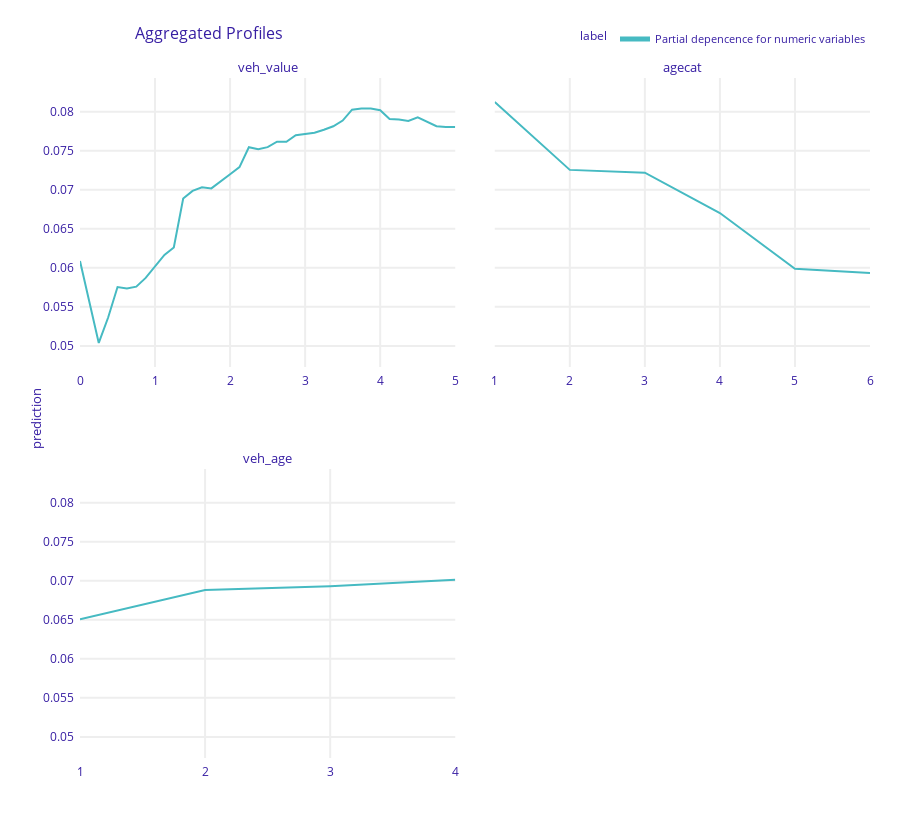
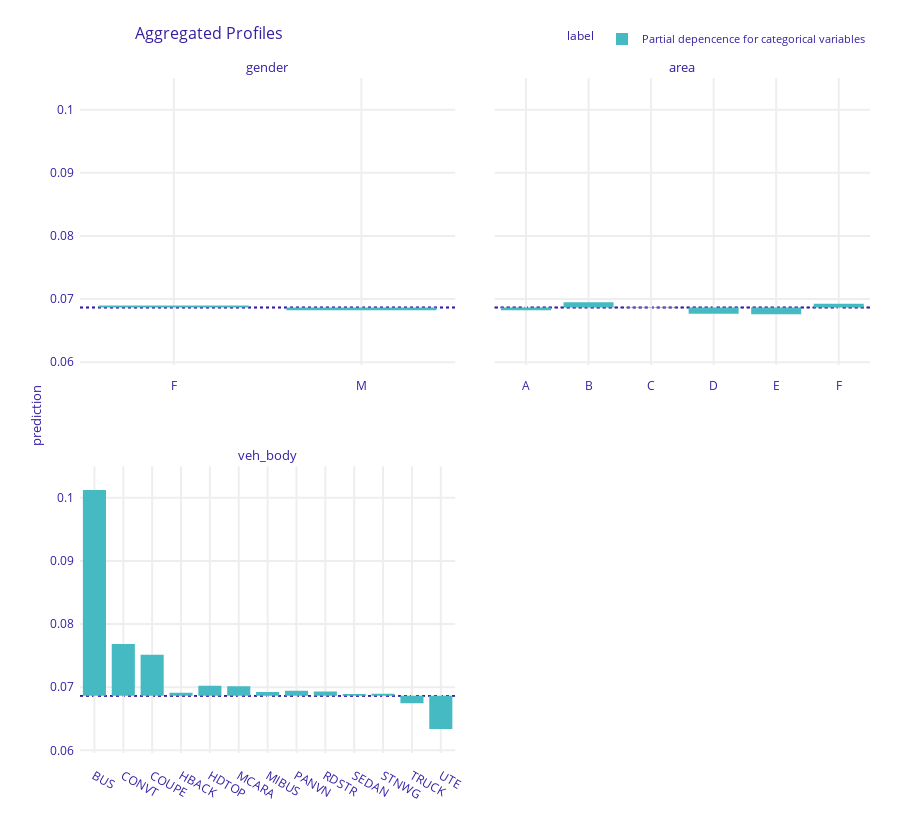

The code cell stored with these charts, in order, in its notebook:
### Code cell
# Partial dependence plots
# Note: As soon as sklearn.inspect.PartialDependenceDisplay
# allows for passing a character grid, it is an option as well.
import dalex as dx

# Define explainer
exp = dx.Explainer(
    search, 
    data=df_train, 
    predict_function=lambda m, X: m.predict_proba(X)[:, 1],
    verbose=False
)

# Plots
num_eval_at = {
    "veh_value": np.linspace(0, 5, 41),
    "agecat": sorted(car["agecat"].unique()),
    "veh_age": sorted(car["veh_age"].unique())
}
pdp_num = exp.model_profile(
    variable_splits=num_eval_at,
    label="Partial depencence for numeric variables",
    verbose=False
)
pdp_num.plot()

pdp_cat = exp.model_profile(
    variable_type="categorical",
    variable_splits=dict(zip(ord_vars, ord_levels)),
    label="Partial depencence for categorical variables",
    verbose=False
)
pdp_cat.plot()

### Figure 1 — Plotly figure (JSON) as saved in the notebook; plotly's stock layout.template omitted (floating-point values rounded to 4 significant figures)
{"data": [{"customdata": [[0.0686, "Partial depencence for numeric variables", "veh_value"], [0.0686, "Partial depencence for numeric variables", "veh_value"], [0.0686, "Partial depencence for numeric variables", "veh_value"], [0.0686, "Partial depencence for numeric variables", "veh_value"], [0.0686, "Partial depencence for numeric variables", "veh_value"], [0.0686, "Partial depencence for numeric variables", "veh_value"], [0.0686, "Partial depencence for numeric variables", "veh_value"], [0.0686, "Partial depencence for numeric variables", "veh_value"], [0.0686, "Partial depencence for numeric variables", "veh_value"], [0.0686, "Partial depencence for numeric variables", "veh_value"], [0.0686, "Partial depencence for numeric variables", "veh_value"], [0.0686, "Partial depencence for numeric variables", "veh_value"], [0.0686, "Partial depencence for numeric variables", "veh_value"], [0.0686, "Partial depencence for numeric variables", "veh_value"], [0.0686, "Partial depencence for numeric variables", "veh_value"], [0.0686, "Partial depencence for numeric variables", "veh_value"], [0.0686, "Partial depencence for numeric variables", "veh_value"], [0.0686, "Partial depencence for numeric variables", "veh_value"], [0.0686, "Partial depencence for numeric variables", "veh_value"], [0.0686, "Partial depencence for numeric variables", "veh_value"], [0.0686, "Partial depencence for numeric variables", "veh_value"], [0.0686, "Partial depencence for numeric variables", "veh_value"], [0.0686, "Partial depencence for numeric variables", "veh_value"], [0.0686, "Partial depencence for numeric variables", "veh_value"], [0.0686, "Partial depencence for numeric variables", "veh_value"], [0.0686, "Partial depencence for numeric variables", "veh_value"], [0.0686, "Partial depencence for numeric variables", "veh_value"], [0.0686, "Partial depencence for numeric variables", "veh_value"], [0.0686, "Partial depencence for numeric variables", "veh_value"], [0.0686, "Partial depencence for numeric variables", "veh_value"], [0.0686, "Partial depencence for numeric variables", "veh_value"], [0.0686, "Partial depencence for numeric variables", "veh_value"], [0.0686, "Partial depencence for numeric variables", "veh_value"], [0.0686, "Partial depencence for numeric variables", "veh_value"], [0.0686, "Partial depencence for numeric variables", "veh_value"], [0.0686, "Partial depencence for numeric variables", "veh_value"], [0.0686, "Partial depencence for numeric variables", "veh_value"], [0.0686, "Partial depencence for numeric variables", "veh_value"], [0.0686, "Partial depencence for numeric variables", "veh_value"], [0.0686, "Partial depencence for numeric variables", "veh_value"], [0.0686, "Partial depencence for numeric variables", "veh_value"]], "hovertemplate": "<b>%{hovertext}</b><br><br>prediction=%{y:.3f}<br>mean_prediction=%{customdata[0]:.3f}<extra></extra>", "hovertext": ["Partial depencence for numeric variables", "Partial depencence for numeric variables", "Partial depencence for numeric variables", "Partial depencence for numeric variables", "Partial depencence for numeric variables", "Partial depencence for numeric variables", "Partial depencence for numeric variables", "Partial depencence for numeric variables", "Partial depencence for numeric variables", "Partial depencence for numeric variables", "Partial depencence for numeric variables", "Partial depencence for numeric variables", "Partial depencence for numeric variables", "Partial depencence for numeric variables", "Partial depencence for numeric variables", "Partial depencence for numeric variables", "Partial depencence for numeric variables", "Partial depencence for numeric variables", "Partial depencence for numeric variables", "Partial depencence for numeric variables", "Partial depencence for numeric variables", "Partial depencence for numeric variables", "Partial depencence for numeric variables", "Partial depencence for numeric variables", "Partial depencence for numeric variables", "Partial depencence for numeric variables", "Partial depencence for numeric variables", "Partial depencence for numeric variables", "Partial depencence for numeric variables", "Partial depencence for numeric variables", "Partial depencence for numeric variables", "Partial depencence for numeric variables", "Partial depencence for numeric variables", "Partial depencence for numeric variables", "Partial depencence for numeric variables", "Partial depencence for numeric variables", "Partial depencence for numeric variables", "Partial depencence for numeric variables", "Partial depencence for numeric variables", "Partial depencence for numeric variables", "Partial depencence for numeric variables"], "legendgroup": "Partial depencence for numeric variables", "line": {"color": "#46bac2", "dash": "solid", "width": 2}, "marker": {"symbol": "circle"}, "mode": "lines", "name": "Partial depencence for numeric variables", "opacity": 1, "orientation": "v", "showlegend": true, "type": "scatter", "x": [0, 0.125, 0.25, 0.375, 0.5, 0.625, 0.75, 0.875, 1, 1.125, 1.25, 1.375, 1.5, 1.625, 1.75, 1.875, 2, 2.125, 2.25, 2.375, 2.5, 2.625, 2.75, 2.875, 3, 3.125, 3.25, 3.375, 3.5, 3.625, 3.75, 3.875, 4, 4.125, 4.25, 4.375, 4.5, 4.625, 4.75, 4.875, 5], "xaxis": "x3", "y": [0.06089, 0.05578, 0.05038, 0.05364, 0.05754, 0.05737, 0.0576, 0.05871, 0.06022, 0.06165, 0.06261, 0.06889, 0.06986, 0.07033, 0.07018, 0.07104, 0.072, 0.07291, 0.07546, 0.0752, 0.07547, 0.07616, 0.07616, 0.07701, 0.07716, 0.07733, 0.07771, 0.07814, 0.07888, 0.08027, 0.08043, 0.08042, 0.08019, 0.07907, 0.07902, 0.07882, 0.07928, 0.07875, 0.07816, 0.07806, 0.07804], "yaxis": "y3"}, {"customdata": [[0.0686, "Partial depencence for numeric variables", "agecat"], [0.0686, "Partial depencence for numeric variables", "agecat"], [0.0686, "Partial depencence for numeric variables", "agecat"], [0.0686, "Partial depencence for numeric variables", "agecat"], [0.0686, "Partial depencence for numeric variables", "agecat"], [0.0686, "Partial depencence for numeric variables", "agecat"]], "hovertemplate": "<b>%{hovertext}</b><br><br>prediction=%{y:.3f}<br>mean_prediction=%{customdata[0]:.3f}<extra></extra>", "hovertext": ["Partial depencence for numeric variables", "Partial depencence for numeric variables", "Partial depencence for numeric variables", "Partial depencence for numeric variables", "Partial depencence for numeric variables", "Partial depencence for numeric variables"], "legendgroup": "Partial depencence for numeric variables", "line": {"color": "#46bac2", "dash": "solid", "width": 2}, "marker": {"symbol": "circle"}, "mode": "lines", "name": "Partial depencence for numeric variables", "opacity": 1, "orientation": "v", "showlegend": false, "type": "scatter", "x": [1, 2, 3, 4, 5, 6], "xaxis": "x4", "y": [0.08124, 0.07256, 0.07219, 0.06702, 0.05988, 0.05935], "yaxis": "y4"}, {"customdata": [[0.0686, "Partial depencence for numeric variables", "veh_age"], [0.0686, "Partial depencence for numeric variables", "veh_age"], [0.0686, "Partial depencence for numeric variables", "veh_age"], [0.0686, "Partial depencence for numeric variables", "veh_age"]], "hovertemplate": "<b>%{hovertext}</b><br><br>prediction=%{y:.3f}<br>mean_prediction=%{customdata[0]:.3f}<extra></extra>", "hovertext": ["Partial depencence for numeric variables", "Partial depencence for numeric variables", "Partial depencence for numeric variables", "Partial depencence for numeric variables"], "legendgroup": "Partial depencence for numeric variables", "line": {"color": "#46bac2", "dash": "solid", "width": 2}, "marker": {"symbol": "circle"}, "mode": "lines", "name": "Partial depencence for numeric variables", "opacity": 1, "orientation": "v", "showlegend": false, "type": "scatter", "x": [1, 2, 3, 4], "xaxis": "x", "y": [0.06509, 0.06881, 0.0693, 0.07014], "yaxis": "y"}], "layout": {"annotations": [{"font": {"size": 13}, "showarrow": false, "text": "veh_age", "x": 0.2375, "xanchor": "center", "xref": "paper", "y": 0.425, "yanchor": "bottom", "yref": "paper"}, {"font": {"size": 13}, "showarrow": false, "text": "veh_value", "x": 0.2375, "xanchor": "center", "xref": "paper", "y": 1, "yanchor": "bottom", "yref": "paper"}, {"font": {"size": 13}, "showarrow": false, "text": "agecat", "x": 0.7625, "xanchor": "center", "xref": "paper", "y": 1, "yanchor": "bottom", "yref": "paper"}, {"font": {"size": 13}, "showarrow": false, "text": "prediction", "textangle": -90, "x": -0.07, "xref": "paper", "y": 0.5, "yref": "paper"}], "font": {"color": "#371ea3"}, "height": 829, "hovermode": "x unified", "legend": {"font": {"size": 11}, "itemsizing": "constant", "orientation": "h", "title": {"font": {"size": 12}, "text": "label"}, "tracegroupgap": 0, "x": 1, "xanchor": "right", "y": 1.036, "yanchor": "bottom"}, "margin": {"b": 71, "r": 30, "t": 78}, "title": {"font": {"size": 16}, "text": "Aggregated Profiles", "x": 0.15}, "xaxis": {"anchor": "y", "automargin": true, "domain": [0, 0.475], "fixedrange": true, "gridwidth": 2, "showticklabels": true, "tickcolor": "white", "ticklen": 3, "ticks": "outside", "title": {"text": ""}, "type": "linear", "zeroline": false}, "xaxis2": {"anchor": "y2", "automargin": true, "domain": [0.525, 1], "fixedrange": true, "gridwidth": 2, "showticklabels": true, "tickcolor": "white", "ticklen": 3, "ticks": "outside", "title": {"text": ""}, "type": "linear", "zeroline": false}, "xaxis3": {"anchor": "y3", "automargin": true, "domain": [0, 0.475], "fixedrange": true, "gridwidth": 2, "showticklabels": true, "tickcolor": "white", "ticklen": 3, "ticks": "outside", "title": {"text": ""}, "type": "linear", "zeroline": false}, "xaxis4": {"anchor": "y4", "automargin": true, "domain": [0.525, 1], "fixedrange": true, "gridwidth": 2, "showticklabels": true, "tickcolor": "white", "ticklen": 3, "ticks": "outside", "title": {"text": ""}, "type": "linear", "zeroline": false}, "yaxis": {"anchor": "x", "automargin": true, "domain": [0, 0.425], "fixedrange": true, "gridwidth": 2, "range": [0.04729, 0.08433], "tickcolor": "white", "ticklen": 3, "ticks": "outside", "title": {"text": ""}, "type": "linear", "zeroline": false}, "yaxis2": {"anchor": "x2", "automargin": true, "domain": [0, 0.425], "fixedrange": true, "gridwidth": 2, "matches": "y", "range": [0.04729, 0.08433], "showticklabels": false, "tickcolor": "white", "ticklen": 3, "ticks": "outside", "title": {"text": ""}, "type": "linear", "zeroline": false}, "yaxis3": {"anchor": "x3", "automargin": true, "domain": [0.575, 1], "fixedrange": true, "gridwidth": 2, "matches": "y", "range": [0.04729, 0.08433], "tickcolor": "white", "ticklen": 3, "ticks": "outside", "title": {"text": ""}, "type": "linear", "zeroline": false}, "yaxis4": {"anchor": "x4", "automargin": true, "domain": [0.575, 1], "fixedrange": true, "gridwidth": 2, "matches": "y", "range": [0.04729, 0.08433], "showticklabels": false, "tickcolor": "white", "ticklen": 3, "ticks": "outside", "title": {"text": ""}, "type": "linear", "zeroline": false}}}

### Figure 2 — Plotly figure (JSON) as saved in the notebook; plotly's stock layout.template omitted (floating-point values rounded to 4 significant figures)
{"data": [{"alignmentgroup": "True", "base": [0.06865, 0.06865], "customdata": [[0.06898, "Partial depencence for categorical variables", "gender"], [0.06823, "Partial depencence for categorical variables", "gender"]], "hovertemplate": "<b>%{hovertext}</b><br><br>mean_prediction=%{base:.3f}<br>prediction=%{customdata[0]:.3f}<extra></extra>", "hovertext": ["Partial depencence for categorical variables", "Partial depencence for categorical variables"], "legendgroup": "Partial depencence for categorical variables", "marker": {"color": "#46bac2", "pattern": {"shape": ""}}, "name": "Partial depencence for categorical variables", "offsetgroup": "Partial depencence for categorical variables", "orientation": "v", "showlegend": true, "textposition": "auto", "type": "bar", "x": ["F", "M"], "xaxis": "x3", "y": [0.0003319, -0.0004224], "yaxis": "y3"}, {"alignmentgroup": "True", "base": [0.06865, 0.06865, 0.06865, 0.06865, 0.06865, 0.06865], "customdata": [[0.06825, "Partial depencence for categorical variables", "area"], [0.06951, "Partial depencence for categorical variables", "area"], [0.06875, "Partial depencence for categorical variables", "area"], [0.06767, "Partial depencence for categorical variables", "area"], [0.06758, "Partial depencence for categorical variables", "area"], [0.06926, "Partial depencence for categorical variables", "area"]], "hovertemplate": "<b>%{hovertext}</b><br><br>mean_prediction=%{base:.3f}<br>prediction=%{customdata[0]:.3f}<extra></extra>", "hovertext": ["Partial depencence for categorical variables", "Partial depencence for categorical variables", "Partial depencence for categorical variables", "Partial depencence for categorical variables", "Partial depencence for categorical variables", "Partial depencence for categorical variables"], "legendgroup": "Partial depencence for categorical variables", "marker": {"color": "#46bac2", "pattern": {"shape": ""}}, "name": "Partial depencence for categorical variables", "offsetgroup": "Partial depencence for categorical variables", "orientation": "v", "showlegend": false, "textposition": "auto", "type": "bar", "x": ["A", "B", "C", "D", "E", "F"], "xaxis": "x4", "y": [-0.0004047, 0.0008535, 0.0001, -0.0009846, -0.00107, 0.0006057], "yaxis": "y4"}, {"alignmentgroup": "True", "base": [0.06865, 0.06865, 0.06865, 0.06865, 0.06865, 0.06865, 0.06865, 0.06865, 0.06865, 0.06865, 0.06865, 0.06865, 0.06865], "customdata": [[0.1012, "Partial depencence for categorical variables", "veh_body"], [0.07683, "Partial depencence for categorical variables", "veh_body"], [0.07514, "Partial depencence for categorical variables", "veh_body"], [0.06911, "Partial depencence for categorical variables", "veh_body"], [0.07021, "Partial depencence for categorical variables", "veh_body"], [0.07014, "Partial depencence for categorical variables", "veh_body"], [0.06924, "Partial depencence for categorical variables", "veh_body"], [0.06944, "Partial depencence for categorical variables", "veh_body"], [0.06934, "Partial depencence for categorical variables", "veh_body"], [0.06893, "Partial depencence for categorical variables", "veh_body"], [0.06896, "Partial depencence for categorical variables", "veh_body"], [0.06746, "Partial depencence for categorical variables", "veh_body"], [0.06336, "Partial depencence for categorical variables", "veh_body"]], "hovertemplate": "<b>%{hovertext}</b><br><br>mean_prediction=%{base:.3f}<br>prediction=%{customdata[0]:.3f}<extra></extra>", "hovertext": ["Partial depencence for categorical variables", "Partial depencence for categorical variables", "Partial depencence for categorical variables", "Partial depencence for categorical variables", "Partial depencence for categorical variables", "Partial depencence for categorical variables", "Partial depencence for categorical variables", "Partial depencence for categorical variables", "Partial depencence for categorical variables", "Partial depencence for categorical variables", "Partial depencence for categorical variables", "Partial depencence for categorical variables", "Partial depencence for categorical variables"], "legendgroup": "Partial depencence for categorical variables", "marker": {"color": "#46bac2", "pattern": {"shape": ""}}, "name": "Partial depencence for categorical variables", "offsetgroup": "Partial depencence for categorical variables", "orientation": "v", "showlegend": false, "textposition": "auto", "type": "bar", "x": ["BUS", "CONVT", "COUPE", "HBACK", "HDTOP", "MCARA", "MIBUS", "PANVN", "RDSTR", "SEDAN", "STNWG", "TRUCK", "UTE"], "xaxis": "x", "y": [0.03258, 0.008181, 0.006484, 0.0004574, 0.001562, 0.001484, 0.0005918, 0.0007922, 0.0006835, 0.0002785, 0.0003073, -0.001196, -0.005287], "yaxis": "y"}], "layout": {"annotations": [{"font": {"size": 13}, "showarrow": false, "text": "veh_body", "x": 0.2375, "xanchor": "center", "xref": "paper", "y": 0.425, "yanchor": "bottom", "yref": "paper"}, {"font": {"size": 13}, "showarrow": false, "text": "gender", "x": 0.2375, "xanchor": "center", "xref": "paper", "y": 1, "yanchor": "bottom", "yref": "paper"}, {"font": {"size": 13}, "showarrow": false, "text": "area", "x": 0.7625, "xanchor": "center", "xref": "paper", "y": 1, "yanchor": "bottom", "yref": "paper"}, {"font": {"size": 13}, "showarrow": false, "text": "prediction", "textangle": -90, "x": -0.07, "xref": "paper", "y": 0.5, "yref": "paper"}], "barmode": "group", "font": {"color": "#371ea3"}, "height": 829, "hovermode": "x unified", "legend": {"font": {"size": 11}, "itemsizing": "constant", "orientation": "h", "title": {"font": {"size": 12}, "text": "label"}, "tracegroupgap": 0, "x": 1, "xanchor": "right", "y": 1.036, "yanchor": "bottom"}, "margin": {"b": 71, "r": 30, "t": 78}, "shapes": [{"layer": "below", "line": {"color": "#371ea3", "dash": "dot", "width": 1.5}, "type": "line", "x0": 0, "x1": 1, "xref": "x domain", "y0": 0.06865, "y1": 0.06865, "yref": "y"}, {"layer": "below", "line": {"color": "#371ea3", "dash": "dot", "width": 1.5}, "type": "line", "x0": 0, "x1": 1, "xref": "x3 domain", "y0": 0.06865, "y1": 0.06865, "yref": "y3"}, {"layer": "below", "line": {"color": "#371ea3", "dash": "dot", "width": 1.5}, "type": "line", "x0": 0, "x1": 1, "xref": "x4 domain", "y0": 0.06865, "y1": 0.06865, "yref": "y4"}, {"layer": "below", "line": {"color": "#371ea3", "dash": "dot", "width": 1.5}, "type": "line", "x0": 0, "x1": 1, "xref": "x domain", "y0": 0.06865, "y1": 0.06865, "yref": "y"}, {"layer": "below", "line": {"color": "#371ea3", "dash": "dot", "width": 1.5}, "type": "line", "x0": 0, "x1": 1, "xref": "x3 domain", "y0": 0.06865, "y1": 0.06865, "yref": "y3"}, {"layer": "below", "line": {"color": "#371ea3", "dash": "dot", "width": 1.5}, "type": "line", "x0": 0, "x1": 1, "xref": "x4 domain", "y0": 0.06865, "y1": 0.06865, "yref": "y4"}, {"layer": "below", "line": {"color": "#371ea3", "dash": "dot", "width": 1.5}, "type": "line", "x0": 0, "x1": 1, "xref": "x domain", "y0": 0.06865, "y1": 0.06865, "yref": "y"}, {"layer": "below", "line": {"color": "#371ea3", "dash": "dot", "width": 1.5}, "type": "line", "x0": 0, "x1": 1, "xref": "x3 domain", "y0": 0.06865, "y1": 0.06865, "yref": "y3"}, {"layer": "below", "line": {"color": "#371ea3", "dash": "dot", "width": 1.5}, "type": "line", "x0": 0, "x1": 1, "xref": "x4 domain", "y0": 0.06865, "y1": 0.06865, "yref": "y4"}], "title": {"font": {"size": 16}, "text": "Aggregated Profiles", "x": 0.15}, "xaxis": {"anchor": "y", "automargin": true, "domain": [0, 0.475], "fixedrange": true, "gridwidth": 2, "showticklabels": true, "tickcolor": "white", "ticklen": 10, "ticks": "outside", "title": {"text": ""}, "type": "category"}, "xaxis2": {"anchor": "y2", "automargin": true, "domain": [0.525, 1], "fixedrange": true, "gridwidth": 2, "showticklabels": true, "tickcolor": "white", "ticklen": 10, "ticks": "outside", "title": {"text": ""}, "type": "category"}, "xaxis3": {"anchor": "y3", "automargin": true, "domain": [0, 0.475], "fixedrange": true, "gridwidth": 2, "showticklabels": true, "tickcolor": "white", "ticklen": 10, "ticks": "outside", "title": {"text": ""}, "type": "category"}, "xaxis4": {"anchor": "y4", "automargin": true, "domain": [0.525, 1], "fixedrange": true, "gridwidth": 2, "showticklabels": true, "tickcolor": "white", "ticklen": 10, "ticks": "outside", "title": {"text": ""}, "type": "category"}, "yaxis": {"anchor": "x", "automargin": true, "domain": [0, 0.425], "fixedrange": true, "gridwidth": 2, "range": [0.05958, 0.105], "tickcolor": "white", "ticklen": 3, "ticks": "outside", "title": {"text": ""}, "type": "linear", "zeroline": false}, "yaxis2": {"anchor": "x2", "automargin": true, "domain": [0, 0.425], "fixedrange": true, "gridwidth": 2, "matches": "y", "range": [0.05958, 0.105], "showticklabels": false, "tickcolor": "white", "ticklen": 3, "ticks": "outside", "title": {"text": ""}, "type": "linear", "zeroline": false}, "yaxis3": {"anchor": "x3", "automargin": true, "domain": [0.575, 1], "fixedrange": true, "gridwidth": 2, "matches": "y", "range": [0.05958, 0.105], "tickcolor": "white", "ticklen": 3, "ticks": "outside", "title": {"text": ""}, "type": "linear", "zeroline": false}, "yaxis4": {"anchor": "x4", "automargin": true, "domain": [0.575, 1], "fixedrange": true, "gridwidth": 2, "matches": "y", "range": [0.05958, 0.105], "showticklabels": false, "tickcolor": "white", "ticklen": 3, "ticks": "outside", "title": {"text": ""}, "type": "linear", "zeroline": false}}}
